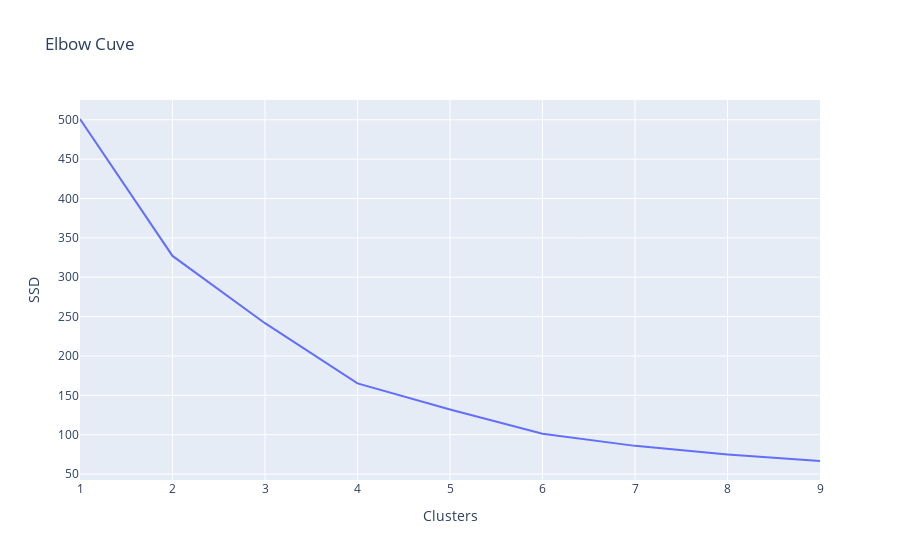

Notebook code for this chart:
### Code cell
###Plotting the Elbow curve
fig = px.line(Elbow_data,x = 'Clusters',y = 'SSD', title='Elbow Cuve')
fig.show()

### Figure 1 — Plotly figure (JSON) as saved in the notebook; plotly's stock layout.template omitted (floating-point values rounded to 4 significant figures)
{"data": [{"hovertemplate": "Clusters=%{x}<br>SSD=%{y}<extra></extra>", "legendgroup": "", "line": {"color": "#636efa", "dash": "solid"}, "mode": "lines", "name": "", "orientation": "v", "showlegend": false, "type": "scatter", "x": [1, 2, 3, 4, 5, 6, 7, 8, 9], "xaxis": "x", "y": [501.0, 327.1, 241.6, 165.2, 132.1, 101.2, 85.79, 74.88, 66.57], "yaxis": "y"}], "layout": {"legend": {"tracegroupgap": 0}, "title": {"text": "Elbow Cuve"}, "xaxis": {"anchor": "y", "domain": [0, 1], "title": {"text": "Clusters"}}, "yaxis": {"anchor": "x", "domain": [0, 1], "title": {"text": "SSD"}}}}
